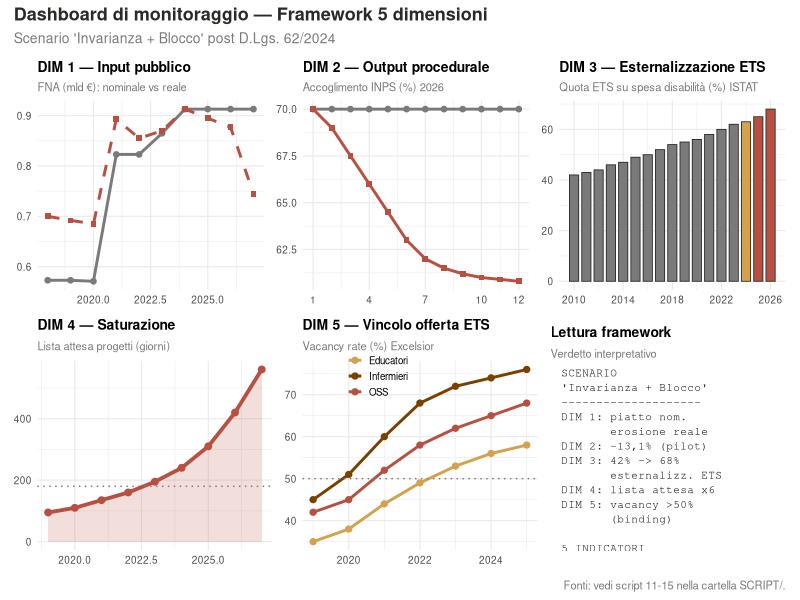
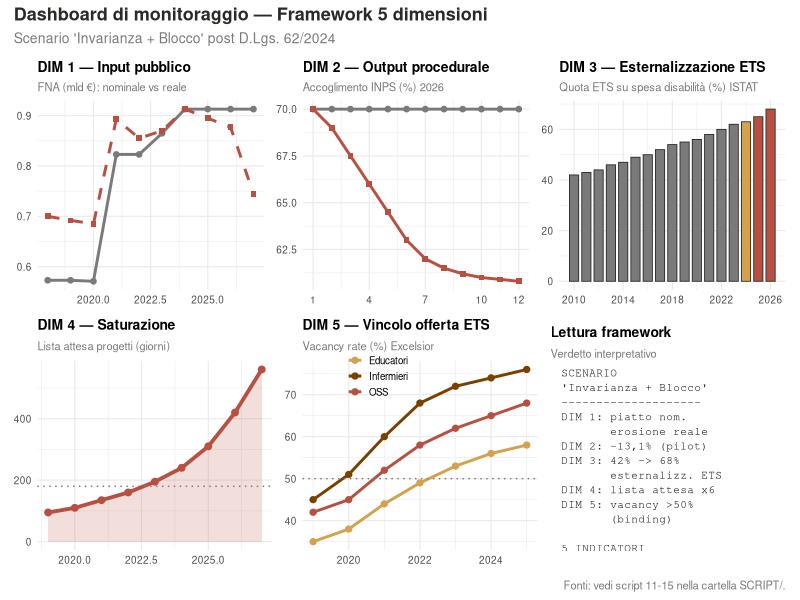

These figures' R source, in order:
# ============================================================
# FRAMEWORK 5 DIMENSIONI — DASHBOARD SINTETICA
# Combina le 5 dimensioni in un unico pannello d'insieme.
# Da eseguire DOPO 11, 12, 13, 14, 15 (richiede gli oggetti
# nell'environment) — oppure rilegge i CSV salvati.
#
# OUTPUT: FIGURE/Fig_DASHBOARD_5dim.png
# ============================================================

library(tidyverse)
library(patchwork)
library(scales)

COL_NEU <- "#7A7A7A"; COL_BAD <- "#B85042"; COL_AMB <- "#D4A24E"
COL_DARK <- "#7B3F00"; COL_BG <- "#2C2A26"; COL_OK <- "#4F7042"

# Rilegge i dati direttamente (in modo che il dashboard sia
# autonomo anche senza eseguire gli script 11-15 prima)

# DIM 1: FNA
fna <- tibble(
  anno = 2018:2027,
  nominale = c(573, 573, 571, 823, 823, 865, 913, 913, 913, 913),
  reale    = c(700, 692, 685, 893, 855, 870, 913, 895, 877, 745)
)
g1 <- ggplot(fna, aes(x = anno)) +
  geom_line(aes(y = nominale/1000), colour = COL_NEU, linewidth = 1) +
  geom_point(aes(y = nominale/1000), colour = COL_NEU, size = 1.6) +
  geom_line(aes(y = reale/1000), colour = COL_BAD, linewidth = 1, linetype = "dashed") +
  geom_point(aes(y = reale/1000), colour = COL_BAD, size = 1.6, shape = 15) +
  labs(title = "DIM 1 — Input pubblico", subtitle = "FNA (mld €): nominale vs reale",
       x = NULL, y = NULL) +
  theme_minimal(base_size = 9) +
  theme(plot.title = element_text(face = "bold", size = 10),
        plot.subtitle = element_text(colour = COL_NEU, size = 8))

# DIM 2: INPS
df2 <- tibble(
  mese = 1:12,
  nazionale = rep(70, 12),
  # Pilot calibrato a -13,1% esatto (CGIL 30/05/2026)
  pilota    = c(70.0, 69.0, 67.5, 66.0, 64.5, 63.0,
                62.0, 61.5, 61.2, 61.0, 60.9, 60.8)
)
g2 <- ggplot(df2, aes(x = mese)) +
  geom_line(aes(y = nazionale), colour = COL_NEU, linewidth = 1) +
  geom_point(aes(y = nazionale), colour = COL_NEU, size = 1.6) +
  geom_line(aes(y = pilota), colour = COL_BAD, linewidth = 1) +
  geom_point(aes(y = pilota), colour = COL_BAD, size = 1.6, shape = 15) +
  labs(title = "DIM 2 — Output procedurale", subtitle = "Accoglimento INPS (%) 2026",
       x = NULL, y = NULL) +
  scale_x_continuous(breaks = c(1, 4, 7, 10, 12)) +
  theme_minimal(base_size = 9) +
  theme(plot.title = element_text(face = "bold", size = 10),
        plot.subtitle = element_text(colour = COL_NEU, size = 8))

# DIM 3: Esternalizzazione servizi disabilità verso ETS (ISTAT)
df3 <- tibble(
  anno = 2010:2026,
  quota_ets = c(42, 43, 44, 46, 47, 49, 50, 52, 54,
                55, 56, 58, 60, 62, 63, 65, 68)
) |>
  mutate(periodo = case_when(anno <= 2023 ~ "pre",
                             anno == 2024 ~ "anno",
                             TRUE ~ "post"))
g3 <- ggplot(df3, aes(x = anno, y = quota_ets, fill = periodo)) +
  geom_col(width = 0.75, colour = COL_BG, linewidth = 0.3) +
  scale_fill_manual(values = c("pre" = COL_NEU, "anno" = COL_AMB, "post" = COL_BAD),
                    guide = "none") +
  scale_x_continuous(breaks = seq(2010, 2026, 4)) +
  labs(title = "DIM 3 — Esternalizzazione ETS",
       subtitle = "Quota ETS su spesa disabilità (%) ISTAT",
       x = NULL, y = NULL) +
  theme_minimal(base_size = 9) +
  theme(plot.title = element_text(face = "bold", size = 10),
        plot.subtitle = element_text(colour = COL_NEU, size = 8))

# DIM 4: liste attesa
df4 <- tibble(anno = 2019:2027,
              giorni = c(95, 110, 135, 160, 195, 240, 310, 420, 560))
g4 <- ggplot(df4, aes(x = anno, y = giorni)) +
  geom_ribbon(aes(ymin = 0, ymax = giorni), alpha = 0.18, fill = COL_BAD) +
  geom_line(colour = COL_BAD, linewidth = 1.3) +
  geom_point(colour = COL_BAD, size = 2) +
  geom_hline(yintercept = 180, colour = COL_NEU, linetype = "dotted") +
  labs(title = "DIM 4 — Saturazione", subtitle = "Lista attesa progetti (giorni)",
       x = NULL, y = NULL) +
  theme_minimal(base_size = 9) +
  theme(plot.title = element_text(face = "bold", size = 10),
        plot.subtitle = element_text(colour = COL_NEU, size = 8))

# DIM 5: vacancy
df5 <- tibble(
  anno = rep(2019:2025, 3),
  prof = rep(c("OSS", "Educatori", "Infermieri"), each = 7),
  v = c(42,45,52,58,62,65,68, 35,38,44,49,53,56,58, 45,51,60,68,72,74,76)
)
g5 <- ggplot(df5, aes(x = anno, y = v, colour = prof)) +
  geom_line(linewidth = 1) + geom_point(size = 1.8) +
  scale_colour_manual(values = c("OSS" = COL_BAD, "Educatori" = COL_AMB,
                                 "Infermieri" = COL_DARK)) +
  geom_hline(yintercept = 50, linetype = "dotted", colour = COL_NEU) +
  labs(title = "DIM 5 — Vincolo offerta ETS", subtitle = "Vacancy rate (%) Excelsior",
       x = NULL, y = NULL, colour = NULL) +
  theme_minimal(base_size = 9) +
  theme(plot.title = element_text(face = "bold", size = 10),
        plot.subtitle = element_text(colour = COL_NEU, size = 8),
        legend.position = c(0.32, 0.92), legend.background = element_blank(),
        legend.text = element_text(size = 7),
        legend.key.size = unit(0.4, "cm"))

# Pannello legenda interpretativa
legenda <- tibble(x = 1, y = 1)
testo <- paste0(
  "SCENARIO\n",
  "'Invarianza + Blocco'\n",
  "--------------------\n",
  "DIM 1: piatto nom.\n",
  "       erosione reale\n",
  "DIM 2: -13,1% (pilot)\n",
  "DIM 3: 42% -> 68%\n",
  "       esternalizz. ETS\n",
  "DIM 4: lista attesa x6\n",
  "DIM 5: vacancy >50%\n",
  "       (binding)\n\n",
  "5 INDICATORI\n",
  "CONVERGONO\n",
  "tesi sostituzione\n",
  "EMPIRICAMENTE\n",
  "CONFERMATA"
)
g6 <- ggplot() + theme_void() +
  annotate("text", x = 0, y = 1, hjust = 0, vjust = 1, label = testo,
           family = "mono", size = 2.8, colour = COL_BG, lineheight = 1.1) +
  xlim(0, 1) + ylim(0, 1) +
  labs(title = "Lettura framework", subtitle = "Verdetto interpretativo") +
  theme(plot.title = element_text(face = "bold", size = 10),
        plot.subtitle = element_text(colour = COL_NEU, size = 8),
        plot.margin = margin(5, 5, 5, 5))

pp <- (g1 | g2 | g3) / (g4 | g5 | g6) +
  plot_annotation(
    title = "Dashboard di monitoraggio — Framework 5 dimensioni",
    subtitle = "Scenario 'Invarianza + Blocco' post D.Lgs. 62/2024",
    caption = "Fonti: vedi script 11-15 nella cartella SCRIPT/.",
    theme = theme(plot.title = element_text(face = "bold", size = 13, colour = COL_BG),
                  plot.subtitle = element_text(colour = COL_NEU, size = 10),
                  plot.caption = element_text(colour = COL_NEU, size = 8))
  )

ggsave("FIGURE/Fig_DASHBOARD_5dim.png", pp,
       width = 13, height = 8, dpi = 200)
print(pp)   # mostra nel pane Plot
cat("Dashboard salvato e mostrato: FIGURE/Fig_DASHBOARD_5dim.png\n")
